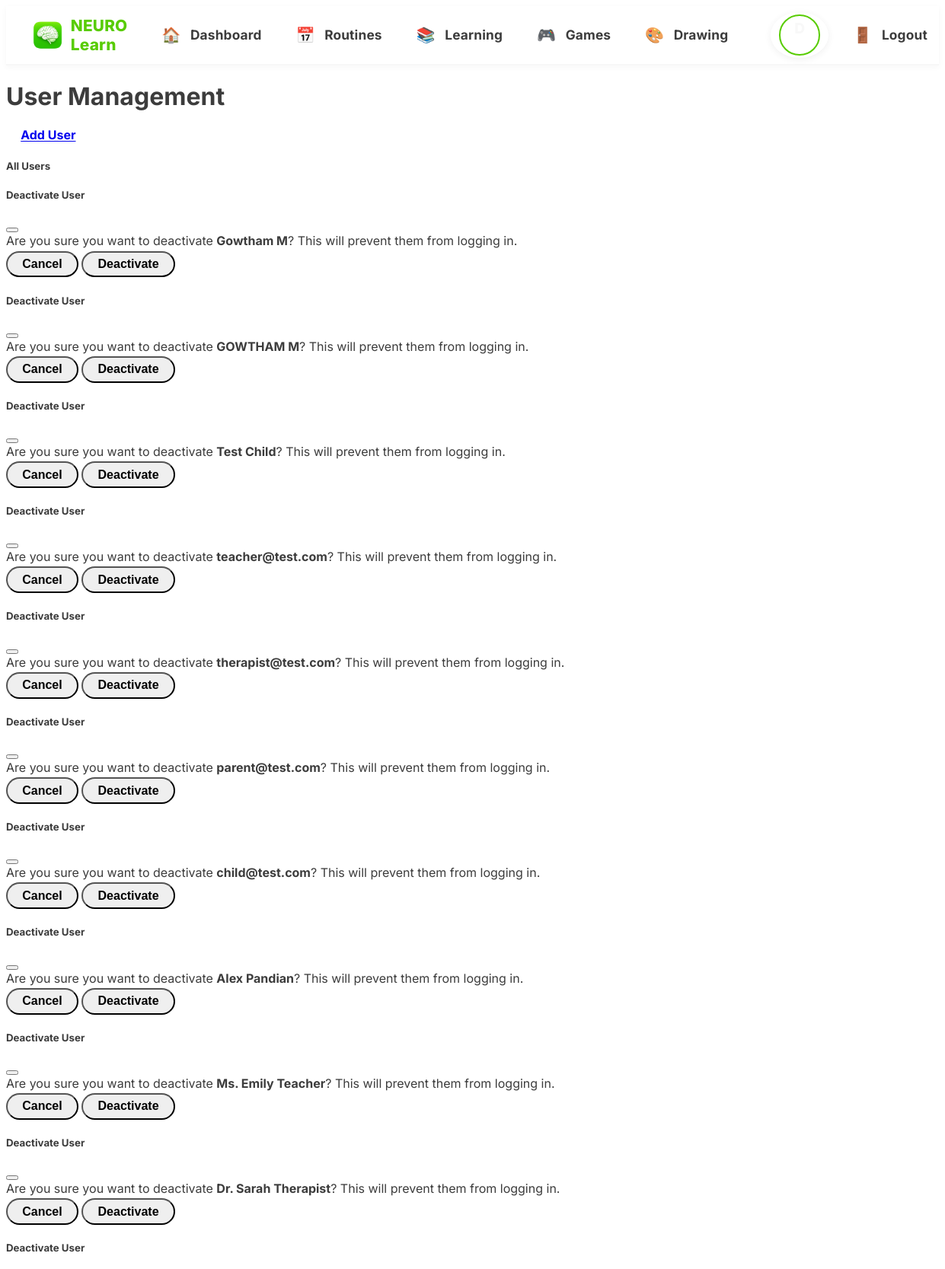
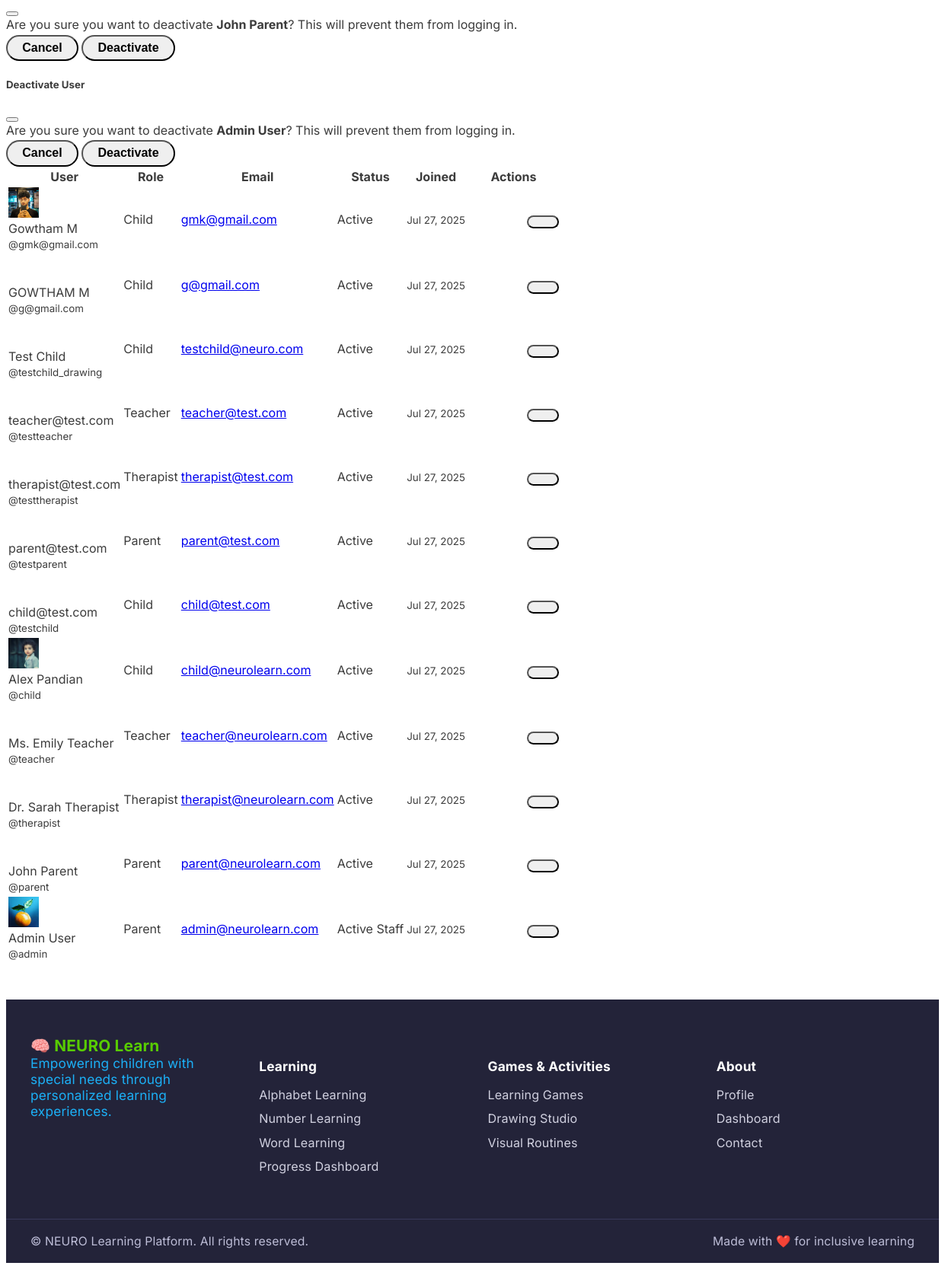
The app's page /users/ (signed in) with its own data (2 pictures, top to bottom).
### apps/users/models.py (models this page shows, shortened)
class CustomUser(AbstractUser):
    class UserRole(models.TextChoices):
        PARENT = 'parent', _('Parent')
        THERAPIST = 'therapist', _('Therapist')
        TEACHER = 'teacher', _('Teacher')
        CHILD = 'child', _('Child')
    email = models.EmailField(_('email address'), unique=True)
    role = models.CharField(
        max_length=20,
        choices=UserRole.choices,
        default=UserRole.PARENT,
        help_text=_('User role in the system')
    )
    username = models.CharField(max_length=150, unique=True, blank=True, null=True)
    phone_number = models.CharField(max_length=15, blank=True, null=True)
    date_of_birth = models.DateField(blank=True, null=True)
    profile_picture = models.ImageField(upload_to='profile_pics/', blank=True, null=True)
    USERNAME_FIELD = 'email'
    REQUIRED_FIELDS = ['username', 'role']
    class Meta:
        verbose_name = _('user')
        verbose_name_plural = _('users')
    def get_full_name(self):
        return f"{self.first_name} {self.last_name}".strip() or self.email

### apps/users/views.py (the view)
# urls.py: path('users/', views.user_list_view, name='user_list'),
@login_required
def user_list_view(request):
    if not request.user.is_staff and request.user.role not in ['therapist', 'teacher']:
        messages.error(request, 'Access denied.')
        return redirect('users:dashboard')
    users = CustomUser.objects.all().order_by('-date_joined')
    return render(request, 'users/user_list.html', {'users': users})

### templates/users/user_list.html (shortened to what this page needs)
{% extends 'base.html' %}
{% load static %}
{% block content %}
<div class="container-fluid">
    <div class="row">
        <div class="col-12">
            <div class="d-flex justify-content-between align-items-center mb-4">
                <h1 class="h3 mb-0">
                    User Management
                </h1>
                <a href="{% url 'admin:users_customuser_add' %}" class="btn btn-primary">
                    Add User
                </a>
            </div>
            <div class="card shadow-sm border-0">
                <div class="card-header bg-white">
                    <h5 class="mb-0">
                        All Users
                    </h5>
                </div>
                <div class="card-body">
                    {% if users %}
                    <div class="table-responsive">
                        <table class="table table-hover">
                            <thead class="table-light">
                                <tr>
                                    <th>User</th>
                                    <th>Role</th>
                                    <th>Email</th>
                                    <th>Status</th>
                                    <th>Joined</th>
                                    <th>Actions</th>
                                </tr>
                            </thead>
                            <tbody>
                                {% for user in users %}
                                <tr>
                                    <td>
                                        <div class="d-flex align-items-center">
                                            {% if user.profile_picture %}
                                            <img src="{{ user.profile_picture.url }}" alt="{{ user.get_full_name }}" class="rounded-circle me-3" style="width: 40px; height: 40px; object-fit: cover;">
                                            {% else %}
                                            <div class="bg-light rounded-circle d-flex align-items-center justify-content-center me-3" style="width: 40px; height: 40px;">
                                            </div>
                                            {% endif %}
                                            <div>
                                                <div class="fw-bold">{{ user.get_full_name }}</div>
                                                <small class="text-muted">@{{ user.username }}</small>
                                            </div>
                                        </div>
                                    </td>
                                    <td>
                                        <span class="badge bg-{% if user.role == 'parent' %}primary{% elif user.role == 'therapist' %}success{% elif user.role == 'teacher' %}warning{% else %}info{% endif %}">
                                            {{ user.get_role_display }}
                                        </span>
                                    </td>
                                    <td>
                                        <a href="mailto:{{ user.email }}" class="text-decoration-none">
                                            {{ user.email }}
                                        </a>
                                    </td>
                                    <td>
                                        {% if user.is_active %}
                                        <span class="badge bg-success">Active</span>
                                        {% else %}
                                        <span class="badge bg-danger">Inactive</span>
                                        {% endif %}
                                        {% if user.is_staff %}
                                        <span class="badge bg-warning ms-1">Staff</span>
                                        {% endif %}
                                    </td>
                                    <td>
                                        <small class="text-muted">{{ user.date_joined|date:"M d, Y" }}</small>
                                    </td>
                                    <td>
                                        <div class="btn-group" role="group">
                                            <a href="{% url 'users:user_detail' user.id %}" class="btn btn-outline-primary btn-sm">
                                            </a>
                                            <a href="{% url 'admin:users_customuser_change' user.id %}" class="btn btn-outline-secondary btn-sm">
                                            </a>
                                            {% if user.is_active %}
                                            <button type="button" class="btn btn-outline-danger btn-sm" data-bs-toggle="modal" data-bs-target="#deactivateModal{{ user.id }}">
                                            </button>
                                            {% else %}
                                            <button type="button" class="btn btn-outline-success btn-sm" data-bs-toggle="modal" data-bs-target="#activateModal{{ user.id }}">
                                                <i class="fas fa-check"></i>
                                            </button>
                                            {% endif %}
                                        </div>
                                    </td>
                                </tr>
                                {% if user.is_active %}
                                <div class="modal fade" id="deactivateModal{{ user.id }}" tabindex="-1" aria-labelledby="deactivateModalLabel{{ user.id }}" aria-hidden="true">
                                    <div class="modal-dialog">
                                        <div class="modal-content">
                                            <div class="modal-header">
                                                <h5 class="modal-title" id="deactivateModalLabel{{ user.id }}">Deactivate User</h5>
                                                <button type="button" class="btn-close" data-bs-dismiss="modal" aria-label="Close"></button>
                                            </div>
                                            <div class="modal-body">
                                                Are you sure you want to deactivate <strong>{{ user.get_full_name }}</strong>?
                                                This will prevent them from logging in.
                                            </div>
                                            <div class="modal-footer">
                                                <button type="button" class="btn btn-secondary" data-bs-dismiss="modal">Cancel</button>
                                                <form method="post" action="{% url 'admin:users_customuser_change' user.id %}" style="display: inline;">
                                                    <button type="submit" class="btn btn-danger">Deactivate</button>
                                                </form>
                                            </div>
                                        </div>
                                    </div>
                                </div>
                                {% endif %}
                                {% endfor %}
                            </tbody>
                        </table>
                    </div>
                    {% endif %}
                </div>
            </div>
        </div>
    </div>
</div>
{% endblock %}

### templates/base.html (shortened to what this page needs)
<!DOCTYPE html>
<html lang="en">
<head>
    {% load static %}
    <link rel="stylesheet" href="/static/css/child_dashboard_duolingo.css">
    <link rel="stylesheet" href="/static/css/duo_header_footer.css">
</head>
<body>
    <header class="duo-header">
        <div class="container-fluid d-flex align-items-center justify-content-between py-2">
            <div class="d-flex align-items-center">
                <a href="/dashboard/" class="duo-logo-link">
                    <img src="{% static 'img/green_brain_icon.png' %}" alt="NEURO Learn Logo" class="duo-logo" style="width:2.8rem; height:2.8rem; object-fit:contain; vertical-align:middle;">
                    <span class="duo-brand">NEURO Learn</span>
                </a>
            </div>
            <nav class="duo-nav d-flex align-items-center">
                <a href="/dashboard/" class="duo-nav-link" title="Dashboard"><span class="duo-nav-icon">🏠</span><span class="duo-nav-label">Dashboard</span></a>
                <a href="/routines/" class="duo-nav-link" title="My Routines"><span class="duo-nav-icon">📅</span><span class="duo-nav-label">Routines</span></a>
                <a href="/learning/" class="duo-nav-link" title="Learning"><span class="duo-nav-icon">📚</span><span class="duo-nav-label">Learning</span></a>
                <a href="/games/" class="duo-nav-link" title="Games"><span class="duo-nav-icon">🎮</span><span class="duo-nav-label">Games</span></a>
                <a href="/drawing/" class="duo-nav-link" title="Drawing"><span class="duo-nav-icon">🎨</span><span class="duo-nav-label">Drawing</span></a>
                <a href="/profile/" class="duo-nav-link duo-avatar-link ms-3" title="Profile">
                    {% if user.profile_picture %}
                        <img src="{{ user.profile_picture.url }}" alt="Profile" class="duo-avatar-img" style="background: none; box-shadow: none;">
                    {% else %}
                        <span class="duo-avatar">{{ user.first_name|default:user.username|first|upper }}</span>
                    {% endif %}
                </a>
                <a href="/logout/" class="duo-nav-link ms-3" title="Logout">
                    <span class="duo-nav-icon">🚪</span>
                    <span class="duo-nav-label">Logout</span>
                </a>
            </nav>
        </div>
    </header>
    <main>
        {% block content %}{% endblock %}
    </main>
    <footer class="duo-footer mt-5">
        <div class="duo-footer-main">
            <div class="duo-footer-col">
                <div class="duo-footer-logo">🧠 NEURO Learn</div>
                <div class="duo-footer-slogan">Empowering children with special needs through personalized learning experiences.</div>
            </div>
            <div class="duo-footer-col">
                <h5>Learning</h5>
                <ul class="duo-footer-links">
                    <li><a href="/learning/alphabet/">Alphabet Learning</a></li>
                    <li><a href="/learning/numbers/">Number Learning</a></li>
                    <li><a href="/learning/words/">Word Learning</a></li>
                    <li><a href="/learning/progress/">Progress Dashboard</a></li>
                </ul>
            </div>
            <div class="duo-footer-col">
                <h5>Games & Activities</h5>
                <ul class="duo-footer-links">
                    <li><a href="/games/">Learning Games</a></li>
                    <li><a href="/drawing/">Drawing Studio</a></li>
                    <li><a href="/routines/">Visual Routines</a></li>
                </ul>
            </div>
            <div class="duo-footer-col">
                <h5>About</h5>
                <ul class="duo-footer-links">
                    <li><a href="/profile/">Profile</a></li>
                    <li><a href="/dashboard/">Dashboard</a></li>
                    <li><a href="#">Contact</a></li>
                </ul>
            </div>
        </div>
        <div class="duo-footer-bottom">
            <span>© {{ now|date:'Y' }} NEURO Learning Platform. All rights reserved.</span>
            <span>Made with ❤️ for inclusive learning</span>
        </div>
    </footer>
</body>
</html>

### static/css/child_dashboard_duolingo.css (style rules this page uses)
body, .child-dashboard-duo { background: #fff !important; color: #3C3C3C; font-family: 'Nunito', 'Segoe UI', Arial, sans-serif; min-height: 100vh; }
.btn, .btn-sm { border-radius: 1.2rem !important; font-weight: 700; font-size: 1rem; padding: 0.4rem 1.2rem; margin-top: 0.2rem; }

### static/css/duo_header_footer.css (style rules this page uses)
body, .child-dashboard-duo { font-family: 'Inter', 'Nunito', 'Segoe UI', Arial, sans-serif; }
.duo-header { background: #fff; border-bottom: 2px solid #F7F7F7; box-shadow: 0 2px 8px rgba(60,60,60,0.04); position: sticky; top: 0; z-index: 100; width: 100%; min-height: 54px; }
.duo-header .container-fluid { display: flex; align-items: center; justify-content: space-between; flex-wrap: nowrap; padding: 0.5rem 2rem; }
.duo-logo-link { display: flex; align-items: center; text-decoration: none; margin-right: 2rem; }
.duo-logo { font-size: 2.1rem; margin-right: 0.5rem; color: #58CC02; }
.duo-brand { font-size: 1.3rem; font-weight: 800; color: #58CC02; letter-spacing: 0.01em; }
.duo-nav { display: flex; flex-direction: row; align-items: center; gap: 1.2rem; flex: 1 1 auto; }
.duo-nav-link { display: flex; align-items: center; justify-content: center; background: transparent; border-radius: 1.2rem; padding: 0.32rem 0.8rem; font-size: 1.05rem; color: #3C3C3C; text-decoration: none; font-weight: 700; transition: background 0.15s, color 0.15s, box-shadow 0.15s; box-shadow: none; gap: 0.5rem; }
.duo-nav-icon { font-size: 1.25rem; margin-right: 0.3rem; }
.duo-nav-label { font-size: 1.08rem; font-weight: 700; letter-spacing: 0.01em; }
.duo-avatar-link { padding: 0.2rem 0.7rem; background: #fff !important; color: #fff !important; border-radius: 50%; font-size: 1.2rem; margin-left: 1.5rem; box-shadow: 0 2px 8px rgba(60,60,60,0.08); border: none; }
.duo-avatar { display: inline-block; width: 3.1rem; height: 3.1rem; background: #fff; color: #f8f8f8; border-radius: 50%; font-size: 1.2rem; font-weight: 800; line-height: 2.1rem; text-align: center; border: 2px solid #58CC02; }
.duo-footer { background: #232339; color: #fff; border-top: none; font-size: 1rem; font-weight: 400; letter-spacing: 0.01em; margin-top: 3rem; box-shadow: none; padding: 0; }
.duo-footer-slogan { color: #1CB0F6; font-size: 1.08rem; margin-bottom: 1.2rem; }
.duo-footer-main { max-width: 1200px; margin: 0 auto; padding: 3rem 2rem 1.5rem 2rem; display: flex; flex-wrap: wrap; gap: 2.5rem; justify-content: space-between; }
.duo-footer-col { min-width: 180px; flex: 1 1 180px; margin-bottom: 1.5rem; }
.duo-footer-col h5 { color: #fff; font-size: 1.08rem; font-weight: 700; margin-bottom: 1.1rem; letter-spacing: 0.01em; }
.duo-footer-links { list-style: none; padding: 0; margin: 0; }
.duo-footer-links li { margin-bottom: 0.7rem; }
.duo-footer-links a { color: #d1d1e0; text-decoration: none; font-weight: 400; transition: color 0.15s; }
.duo-footer-bottom { border-top: 1px solid #39395a; padding: 1.2rem 2rem 1.2rem 2rem; display: flex; justify-content: space-between; align-items: center; font-size: 0.98rem; color: #bdbdd7; background: #232339; }
.duo-footer-logo { font-size: 1.3rem; font-weight: 700; color: #58CC02; display: flex; align-items: center; gap: 0.5rem; }

### records on screen
CustomUser: profile_picture (picture), get_full_name "Gowtham M", username "gmk@gmail.com", role "Child", email "gmk@gmail.com", is_active "Active", date_joined "Jul 27, 2025"
CustomUser: get_full_name "GOWTHAM M", username "g@gmail.com", role "Child", email "g@gmail.com", is_active "Active", date_joined "Jul 27, 2025"
CustomUser: get_full_name "Test Child", username "testchild_drawing", role "Child", email "testchild@neuro.com", is_active "Active", date_joined "Jul 27, 2025"
CustomUser: get_full_name "teacher@test.com", username "testteacher", role "Teacher", email "teacher@test.com", is_active "Active", date_joined "Jul 27, 2025"
CustomUser: get_full_name "therapist@test.com", username "testtherapist", role "Therapist", email "therapist@test.com", is_active "Active", date_joined "Jul 27, 2025"
CustomUser: get_full_name "parent@test.com", username "testparent", role "Parent", email "parent@test.com", is_active "Active", date_joined "Jul 27, 2025"
CustomUser: get_full_name "child@test.com", username "testchild", role "Child", email "child@test.com", is_active "Active", date_joined "Jul 27, 2025"
CustomUser: profile_picture (picture), get_full_name "Alex Pandian", username "child", role "Child", email "child@neurolearn.com", is_active "Active", date_joined "Jul 27, 2025"
CustomUser: get_full_name "Ms. Emily Teacher", username "teacher", role "Teacher", email "teacher@neurolearn.com", is_active "Active", date_joined "Jul 27, 2025"
CustomUser: get_full_name "Dr. Sarah Therapist", username "therapist", role "Therapist", email "therapist@neurolearn.com", is_active "Active", date_joined "Jul 27, 2025"
CustomUser: get_full_name "John Parent", username "parent", role "Parent", email "parent@neurolearn.com", is_active "Active", date_joined "Jul 27, 2025"
CustomUser: profile_picture (picture), get_full_name "Admin User", username "admin", role "Parent", email "admin@neurolearn.com", is_active "Active", is_staff "Staff", date_joined "Jul 27, 2025"
